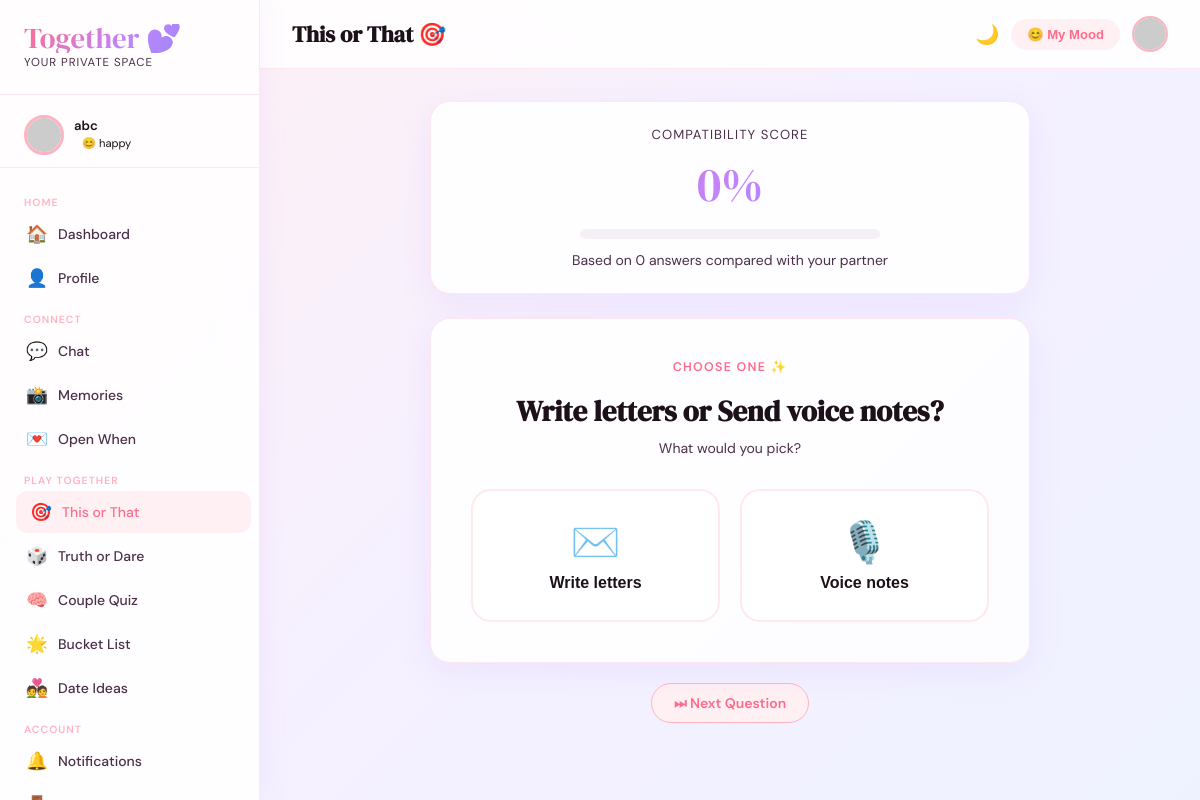
/games/this-or-that/ (signed in), run on the app's committed database.
### accounts/models.py (models this page shows, shortened)
class User(AbstractUser):
    avatar = models.ImageField(upload_to='avatars/', null=True, blank=True)
    bio = models.TextField(blank=True)
    nickname = models.CharField(max_length=50, blank=True)
    invite_code = models.UUIDField(default=uuid.uuid4, unique=True, editable=False)
    partner = models.OneToOneField('self', null=True, blank=True, on_delete=models.SET_NULL, related_name='partner_of')
    couple_since = models.DateField(null=True, blank=True)
    anniversary = models.DateField(null=True, blank=True)
    next_meeting = models.DateField(null=True, blank=True)
    current_mood = models.CharField(max_length=50, blank=True, default='happy')
    mood_message = models.CharField(max_length=200, blank=True)
    streak_count = models.IntegerField(default=0)
    last_active = models.DateTimeField(auto_now=True)
    theme_preference = models.CharField(max_length=20, default='light', choices=[('light','Light'),('dark','Dark')])
    def get_avatar_url(self):
        if self.avatar:
            return self.avatar.url
        return f"https://api.dicebear.com/7.x/adventurer/svg?seed={self.username}"
    def is_coupled(self):
        return self.partner is not None

### games/models.py (models this page shows)
class ThisOrThatQuestion(models.Model):
    question = models.CharField(max_length=200)
    option_a = models.CharField(max_length=100)
    option_b = models.CharField(max_length=100)
    emoji_a = models.CharField(max_length=10, default='☕')
    emoji_b = models.CharField(max_length=10, default='🍵')

### games/views.py (the view)
@login_required
def this_or_that(request):
    user = request.user
    all_qs    = list(ThisOrThatQuestion.objects.all())
    answered  = set(
        ThisOrThatAnswer.objects.filter(user=user)
                                .values_list('question_id', flat=True)
    )
    unanswered = [q for q in all_qs if q.id not in answered]
    if unanswered:
        question = random.choice(unanswered)
    elif all_qs:
        question = random.choice(all_qs)
    else:
        question = None
    my_answer      = None
    partner_answer = None
    match_pct      = 0
    match_count    = 0
    total_compared = 0
    if question:
        my_answer = ThisOrThatAnswer.objects.filter(
            user=user, question=question
        ).first()
        if user.partner:
            partner_answer = ThisOrThatAnswer.objects.filter(
                user=user.partner, question=question
            ).first()
            my_ans_map = dict(
                ThisOrThatAnswer.objects.filter(user=user)
                                        .values_list('question_id', 'answer')
            )
            partner_ans_map = dict(
                ThisOrThatAnswer.objects.filter(user=user.partner)
                                        .values_list('question_id', 'answer')
            )
            common_ids = set(my_ans_map) & set(partner_ans_map)
            total_compared = len(common_ids)
            match_count    = sum(
                1 for qid in common_ids
                if my_ans_map[qid] == partner_ans_map[qid]
            )
            match_pct = int(match_count / total_compared * 100) if total_compared else 0
    return render(request, 'games/this_or_that.html', {
        'question':       question,
        'my_answer':      my_answer,
        'partner_answer': partner_answer,
        'match_pct':      match_pct,
        'match_count':    match_count,
        'total_compared': total_compared,
        'answered_total': len(answered),
        'total_qs':       len(all_qs),
    })

### templates/games/this_or_that.html (shortened to what this page needs)
{% extends 'base.html' %}
{% block nav_tot %}active{% endblock %}
{% block page_title %}This or That 🎯{% endblock %}
{% block content %}
{% load static %}
<div style="max-width:600px;margin:0 auto;" class="fade-in">
  <div class="glass-card" style="padding:24px;margin-bottom:24px;text-align:center;">
    <p style="color:var(--ink-soft);font-size:0.82rem;text-transform:uppercase;letter-spacing:0.08em;margin-bottom:8px;">Compatibility Score</p>
    <div style="font-family:'DM Serif Display',serif;font-size:3rem;background:var(--gradient);-webkit-background-clip:text;-webkit-text-fill-color:transparent;background-clip:text;">{{ match_pct }}%</div>
    <div class="match-bar" style="margin:12px auto;max-width:300px;">
    </div>
    <p style="color:var(--ink-soft);font-size:0.875rem;">Based on {{ total_compared }} answer{{ total_compared|pluralize }} compared with your partner</p>
  </div>
  {% if question %}
  <div class="glass-card" style="padding:40px;text-align:center;" id="questionCard">
    <div style="font-size:0.78rem;text-transform:uppercase;letter-spacing:0.1em;color:var(--rose);font-weight:600;margin-bottom:16px;">Choose one ✨</div>
    <h2 style="font-family:'DM Serif Display',serif;font-size:1.8rem;margin-bottom:8px;color:var(--ink);">{{ question.question }}</h2>
    <p style="color:var(--ink-soft);font-size:0.875rem;margin-bottom:32px;">What would you pick?</p>
    <div class="this-or-that-options" id="options">
      <button class="option-btn" id="btnA" onclick="answer('A', this)">
        <span class="option-emoji">{{ question.emoji_a }}</span>
        <span>{{ question.option_a }}</span>
      </button>
      <button class="option-btn" id="btnB" onclick="answer('B', this)">
        <span class="option-emoji">{{ question.emoji_b }}</span>
        <span>{{ question.option_b }}</span>
      </button>
    </div>
  </div>
  <div style="text-align:center;margin-top:20px;">
    <a href="{% url 'this_or_that' %}" class="btn-soft">⏭ Next Question</a>
  </div>
  {% endif %}
</div>
{% endblock %}

### templates/base.html (shortened to what this page needs)
<!DOCTYPE html>
<html lang="en" data-theme="{{ request.user.theme_preference|default:'light' }}">
<head>
  <link rel="stylesheet" href="https://cdnjs.cloudflare.com/ajax/libs/font-awesome/6.5.0/css/all.min.css">
  {% load static %}
  <link rel="stylesheet" href="{% static 'css/together.css' %}">
</head>
<body>
{% if user.is_authenticated %}
<aside class="sidebar" id="sidebar">
  <div class="sidebar-logo">
    <div class="brand">Together 💕</div>
    <div class="tagline">your private space</div>
  </div>
  {% if user.is_coupled %}
  <div style="padding: 12px 24px; border-bottom: 1px solid var(--card-border); margin-bottom: 8px;">
    <div style="display:flex;align-items:center;gap:10px;">
      <img src="{{ user.partner.get_avatar_url }}" alt="partner" class="partner-avatar" style="width:40px;height:40px;">
      <div>
        <div style="font-size:0.82rem;font-weight:600;color:var(--ink);">{{ user.partner.first_name|default:user.partner.username }}</div>
        <div class="partner-mood" style="font-size:0.7rem;padding:2px 8px;">
          {% if user.partner.current_mood == 'happy' %}😊
          {% elif user.partner.current_mood == 'missing' %}💭
          {% elif user.partner.current_mood == 'busy' %}💼
          {% elif user.partner.current_mood == 'tired' %}😴
          {% elif user.partner.current_mood == 'sad' %}😢
          {% elif user.partner.current_mood == 'excited' %}🎉
          {% elif user.partner.current_mood == 'love' %}❤️
          {% else %}✨{% endif %}
          {{ user.partner.current_mood|default:"online" }}
        </div>
      </div>
    </div>
  </div>
  {% endif %}
  <nav class="sidebar-nav">
    <div class="nav-section-title">Home</div>
    <a href="{% url 'dashboard' %}" class="nav-link {% block nav_dashboard %}{% endblock %}">
      <span class="icon">🏠</span> Dashboard
    </a>
    <a href="{% url 'profile' %}" class="nav-link {% block nav_profile %}{% endblock %}">
      <span class="icon">👤</span> Profile
    </a>
    <div class="nav-section-title">Connect</div>
    <a href="{% url 'chat' %}" class="nav-link {% block nav_chat %}{% endblock %}">
      <span class="icon">💬</span> Chat
    </a>
    <a href="{% url 'memory_list' %}" class="nav-link {% block nav_memories %}{% endblock %}">
      <span class="icon">📸</span> Memories
    </a>
    <a href="{% url 'open_when_list' %}" class="nav-link {% block nav_openwhen %}{% endblock %}">
      <span class="icon">💌</span> Open When
    </a>
    <div class="nav-section-title">Play Together</div>
    <a href="{% url 'this_or_that' %}" class="nav-link {% block nav_tot %}{% endblock %}">
      <span class="icon">🎯</span> This or That
    </a>
    <a href="{% url 'truth_or_dare' %}" class="nav-link {% block nav_tod %}{% endblock %}">
      <span class="icon">🎲</span> Truth or Dare
    </a>
    <a href="{% url 'quiz' %}" class="nav-link {% block nav_quiz %}{% endblock %}">
      <span class="icon">🧠</span> Couple Quiz
    </a>
    <a href="{% url 'bucket_list' %}" class="nav-link {% block nav_bucket %}{% endblock %}">
      <span class="icon">🌟</span> Bucket List
    </a>
    <a href="{% url 'date_ideas' %}" class="nav-link {% block nav_date %}{% endblock %}">
      <span class="icon">💑</span> Date Ideas
    </a>
    <div class="nav-section-title">Account</div>
    <a href="{% url 'notifications' %}" class="nav-link {% block nav_notif %}{% endblock %}">
      <span class="icon">🔔</span> Notifications
    </a>
    <a href="{% url 'logout' %}" class="nav-link">
      <span class="icon">🚪</span> Log Out
    </a>
  </nav>
</aside>
<div class="main-content">
  <div class="topbar">
    <div style="display:flex;align-items:center;gap:16px;">
      <h1 class="topbar-title">{% block page_title %}{% endblock %}</h1>
    </div>
    <div style="display:flex;align-items:center;gap:12px;">
      <button onclick="toggleTheme()" style="background:none;border:none;cursor:pointer;font-size:1.2rem;" title="Toggle theme">
        <span id="themeIcon">{% if request.user.theme_preference == 'dark' %}☀️{% else %}🌙{% endif %}</span>
      </button>
      <div style="position:relative;">
        <button onclick="document.getElementById('moodPicker').classList.toggle('show')" style="background:var(--rose-pale);border:none;padding:8px 16px;border-radius:50px;cursor:pointer;font-size:0.82rem;color:var(--rose);font-weight:600;">
          {% if request.user.current_mood == 'happy' %}😊
          {% elif request.user.current_mood == 'missing' %}💭
          {% elif request.user.current_mood == 'busy' %}💼
          {% elif request.user.current_mood == 'sad' %}😢
          {% elif request.user.current_mood == 'excited' %}🎉
          {% else %}✨{% endif %}
          My Mood
        </button>
      </div>
      <img src="{{ request.user.get_avatar_url }}" alt="me" style="width:36px;height:36px;border-radius:50%;object-fit:cover;border:2px solid var(--rose-light);">
    </div>
  </div>
  <div class="content-area">
    {% block content %}{% endblock %}
  </div>
</div>
{% else %}
{% block fullpage %}{% endblock %}
{% endif %}
</body>
</html>

### static/css/together.css (style rules this page uses)
:root { --rose: #FF6B8A; --rose-light: #FFB3C1; --rose-pale: #FFF0F3; --mauve: #C084FC; --mauve-light: #E9D5FF; --amber: #F59E0B; --teal: #14B8A6; --cream: #FEFCE8; --ink: #1C1019; --ink-soft: #4A3048; --mist: #F5F0F6; --card-bg: rgba(255,255,255,0.85); --card-border: rgba(255,107,138,0.15); --shadow: 0 8px 32px rgba(192, 132, 252, 0.12); --shadow-hover: 0 16px 48px rgba(255,107,138,0.2); --radius: 20px; --radius-sm: 12px; --sidebar-w: 260px; --gradient: linear-gradient(135deg, #FF6B8A 0%, #C084FC 50%, #818CF8 100%); --gradient-soft: linear-gradient(135deg, #FFF0F3 0%, #F5F0FF 50%, #EEF2FF 100%); }
* { box-sizing: border-box; margin: 0; padding: 0; }
body { font-family: 'DM Sans', sans-serif; background: var(--gradient-soft); color: var(--ink); min-height: 100vh; background-attachment: fixed; }
.sidebar { position: fixed; left: 0; top: 0; bottom: 0; width: var(--sidebar-w); background: var(--card-bg); backdrop-filter: blur(20px); -webkit-backdrop-filter: blur(20px); border-right: 1px solid var(--card-border); z-index: 100; display: flex; flex-direction: column; padding: 24px 0; box-shadow: 4px 0 24px rgba(192,132,252,0.08); transition: transform 0.3s ease; overflow-y: auto; }
.sidebar-logo { padding: 0 24px 24px; border-bottom: 1px solid var(--card-border); margin-bottom: 8px; }
.sidebar-logo .brand { font-family: 'DM Serif Display', serif; font-size: 1.8rem; background: var(--gradient); -webkit-background-clip: text; -webkit-text-fill-color: transparent; background-clip: text; line-height: 1; }
.sidebar-logo .tagline { font-size: 0.72rem; color: var(--ink-soft); letter-spacing: 0.08em; text-transform: uppercase; margin-top: 2px; }
.sidebar-nav { flex: 1; padding: 8px 12px; }
.nav-section-title { font-size: 0.65rem; text-transform: uppercase; letter-spacing: 0.1em; color: var(--rose-light); padding: 12px 12px 4px; font-weight: 600; }
.nav-link { display: flex; align-items: center; gap: 10px; padding: 10px 14px; border-radius: var(--radius-sm); color: var(--ink-soft); text-decoration: none; font-size: 0.875rem; font-weight: 500; transition: all 0.2s ease; margin-bottom: 2px; }
.nav-link:hover, .nav-link.active { background: var(--rose-pale); color: var(--rose); transform: translateX(4px); }
.nav-link .icon { font-size: 1.1rem; width: 22px; text-align: center; }
.main-content { margin-left: var(--sidebar-w); min-height: 100vh; position: relative; z-index: 1; }
.topbar { position: sticky; top: 0; background: var(--card-bg); backdrop-filter: blur(20px); -webkit-backdrop-filter: blur(20px); border-bottom: 1px solid var(--card-border); padding: 16px 32px; display: flex; align-items: center; justify-content: space-between; z-index: 50; }
.topbar-title { font-family: 'DM Serif Display', serif; font-size: 1.4rem; color: var(--ink); }
.content-area { padding: 32px; }
.glass-card { background: var(--card-bg); backdrop-filter: blur(20px); -webkit-backdrop-filter: blur(20px); border: 1px solid var(--card-border); border-radius: var(--radius); box-shadow: var(--shadow); transition: transform 0.25s ease, box-shadow 0.25s ease; }
.btn-soft { background: var(--rose-pale); color: var(--rose); border: 1px solid var(--rose-light); padding: 10px 22px; border-radius: 50px; font-weight: 600; font-size: 0.875rem; cursor: pointer; transition: all 0.2s; text-decoration: none; display: inline-flex; align-items: center; gap: 6px; }
.this-or-that-options { display: grid; grid-template-columns: 1fr 1fr; gap: 20px; margin-top: 24px; }
.option-btn { padding: 28px 20px; border-radius: var(--radius); border: 2px solid var(--card-border); background: var(--card-bg); cursor: pointer; transition: all 0.25s; font-size: 1rem; font-weight: 600; color: var(--ink); display: flex; flex-direction: column; align-items: center; gap: 8px; width: 100%; }
.option-emoji { font-size: 2.5rem; }
.match-bar { height: 10px; border-radius: 10px; background: var(--mist); overflow: hidden; }
.partner-avatar { width: 64px; height: 64px; border-radius: 50%; object-fit: cover; border: 3px solid var(--rose-light); }
.fade-in { animation: fadeIn 0.5s ease both; }

### data on the page
User: partner.first_name "abc", partner.current_mood "happy"
ThisOrThatQuestion: question "Write letters or Send voice notes?", emoji_a "✉️", option_a "Write letters", emoji_b "🎙️", option_b "Voice notes"

### other printed values
{{ match_pct }} "0"
{{ total_compared }} "0"
